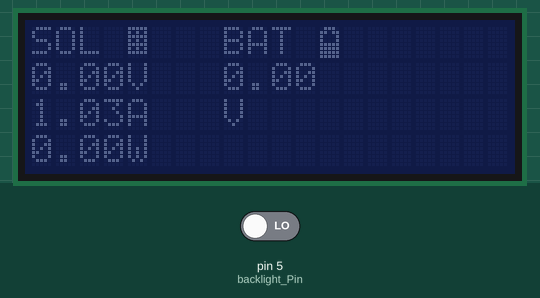
This sketch was run on a simulated Arduino Uno, built with avr-gcc and run on an emulated ATmega328P. On the bench: 20×4 character LCD. The test bench sets the inputs (shaded band); at power-on: pin 5 (backlight_Pin) LOW.

Above: at 1.2 s.
1.3 s: pin 5 (backlight_Pin) driven HIGH
At 2.1 s:
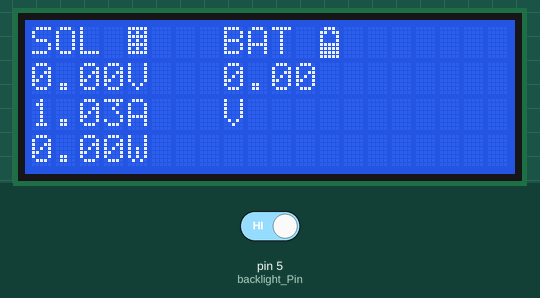
Timing chart, 0 to 4.3 s (numbered marks = the images above; inputs shaded):
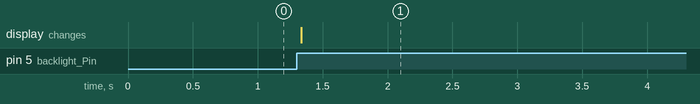

The sketch:

FCW5VONI66CZAKA.ino
```cpp
// Get the LCD I2C Library here:
// https://bitbucket.org/fmalpartida/new-liquidcrystal/downloads
// SDA....>A4
// SCL....>A5
#include <LiquidCrystal_I2C.h>
#include <Wire.h>
byte solar[8] = //icon for termometer
{
  0b11111,
  0b10101,
  0b11111,
  0b10101,
  0b11111,
  0b10101,
  0b11111,
  0b00000
};

byte battery[8]=
{
  0b01110,
  0b11011,
  0b10001,
  0b10001,
  0b11111,
  0b11111,
  0b11111,
  0b11111,
};

byte pwm [8]=
{
 0b11101,
  0b10101,
  0b10101,
  0b10101,
  0b10101,
  0b10101,
  0b10101,
  0b10111,
};

// set the LCD address to 0x27 for a 20 chars 4 line display
// Set the pins on the I2C chip used for LCD connections:
//                    addr, en,rw,rs,d4,d5,d6,d7,bl,blpol
LiquidCrystal_I2C lcd(0x27, 2, 1, 0, 4, 5, 6, 7, 3, POSITIVE);  // Set the LCD I2C address
int backlight_Pin = 5;
int backlight_State = 0;
float sol_volts=0;
float sol_amps=0;
float sol_watts=0;
float bat_volts=0;

void setup()   /*----( SETUP: RUNS ONCE )----*/
{
  Serial.begin(9600);  // Used to type in characters
  pinMode(backlight_Pin, INPUT);
  lcd.begin(20,4);   // initialize the lcd for 16 chars 2 lines, turn on backlight
  lcd.noBacklight();
  lcd.createChar(1,solar);
  lcd.createChar(2, battery);
  lcd.createChar(3, pwm);

//-------- Write characters on the display ------------------
// NOTE: Cursor Position: (CHAR, LINE) start at 0

  lcd.clear();

}/*--(end setup )---*/


void loop()
{
  symbol();
 backlight_State = digitalRead(backlight_Pin);
  if ( backlight_State == HIGH)
  {
    lcd.backlight();// finish with backlight on
// Wait for 10 seconds and then turn off the display and backlight.
    delay(10000); // adjust back light on time
    lcd.noBacklight();
  }
}
void symbol()

{
 lcd.setCursor(0, 0);
 lcd.print("SOL");
 lcd.setCursor(4, 0);
 lcd.write(1);
 lcd.setCursor(0, 1);
  lcd.print(sol_volts);
 lcd.print("V");
 lcd.setCursor(0, 2);
 lcd.print("1.03A");
 lcd.setCursor(0, 3);
 lcd.print(sol_watts);
 lcd.print("W ");
 lcd.setCursor(8, 0);
 lcd.print("BAT");
 lcd.setCursor(12, 0);
 lcd.write(2);
 lcd.setCursor(8, 1);
 lcd.print(bat_volts);
 lcd.setCursor(8,2);
 lcd.print("V");

}
```

Measured:
- after the input at 1.3 s, the display: changes at once (image 1)
